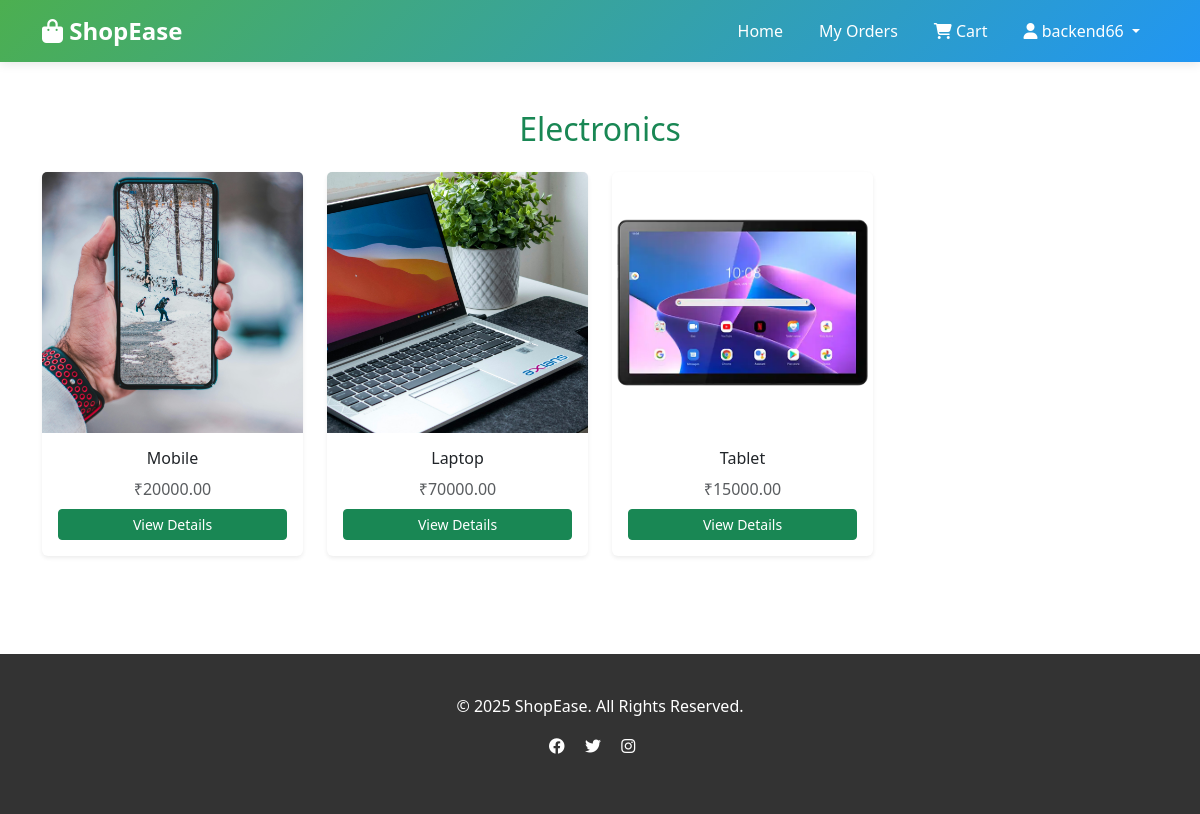
Screenshot of /category/electronics/ (signed in) with the database file from the repository.
### store/models.py (models this page shows, shortened)
class Category(models.Model):
    name = models.CharField(max_length=200)
    slug = models.SlugField(unique=True, blank=True)
    description = models.TextField(blank=True)
    image = models.ImageField(upload_to='categories/', blank=True, null=True)
    created_at = models.DateTimeField(auto_now_add=True)
    class Meta:
        verbose_name_plural = 'Categories'
        ordering = ['name']

class Product(models.Model):
    category = models.ForeignKey(Category, on_delete=models.CASCADE, related_name='products')
    name = models.CharField(max_length=300)
    slug = models.SlugField(unique=True, blank=True)
    description = models.TextField()
    price = models.DecimalField(max_digits=10, decimal_places=2)
    discounted_price = models.DecimalField(max_digits=10, decimal_places=2, blank=True, null=True)
    image = models.ImageField(upload_to='products/')
    stock = models.IntegerField(default=0)
    hsn_code = models.CharField(max_length=20, default='00000000')
    gst_rate = models.DecimalField(max_digits=5, decimal_places=2, default=18.00)
    is_active = models.BooleanField(default=True)
    featured = models.BooleanField(default=False)
    created_at = models.DateTimeField(auto_now_add=True)
    updated_at = models.DateTimeField(auto_now=True)

### store/views.py (the view)
# urls.py: path('category/<slug:slug>/', views.category_view, name='category_view'),
def category_view(request, slug):
    category = get_object_or_404(Category, slug=slug)
    products = Product.objects.filter(category=category, is_active=True)
    context = {
        'category': category,
        'products': products,
    }
    return render(request, 'store/category.html', context)

### store/templates/store/category.html (shortened to what this page needs)
{% extends 'store/base.html' %}
{% block content %}
<div class="container py-5">
  <h2 class="text-center text-success mb-4">{{ category.name }}</h2>
{% if products %}
    <div class="row g-4">
      {% for product in products %}
      <div class="col-md-3 col-sm-6 d-flex align-items-stretch">
        <div class="card shadow-sm border-0 w-100 d-flex flex-column">
          <div class="ratio ratio-1x1">
            <img src="{{ product.image.url }}" class="card-img-top object-fit-cover" alt="{{ product.name }}">
          </div>
          <div class="card-body text-center d-flex flex-column justify-content-between">
            <div>
              <h6 class="card-title text-truncate">{{ product.name }}</h6>
              <p class="text-muted mb-2">₹{{ product.price }}</p>
            </div>
            <a href="{% url 'product_detail' product.slug %}" class="btn btn-sm btn-success mt-auto w-100">
              View Details
            </a>
          </div>
        </div>
      </div>
      {% endfor %}
    </div>
  {% else %}
    <div class="alert alert-info text-center mt-4">
      No products found in this category.
    </div>
  {% endif %}
</div>
{% endblock %}

### store/templates/store/base.html (shortened to what this page needs)
<!DOCTYPE html>
<html lang="en">
<head>
    <link href="https://cdn.jsdelivr.net/npm/bootstrap@5.3.0/dist/css/bootstrap.min.css" rel="stylesheet">
    <link rel="stylesheet" href="https://cdnjs.cloudflare.com/ajax/libs/font-awesome/6.4.0/css/all.min.css">
</head>
<body>
    <nav class="navbar navbar-expand-lg navbar-dark">
        <div class="container">
            <a class="navbar-brand" href="{% url 'home' %}">
                <i class="fas fa-shopping-bag"></i> ShopEase
            </a>
            <div class="collapse navbar-collapse" id="navbarNav">
                <ul class="navbar-nav ms-auto">
                    <li class="nav-item">
                        <a class="nav-link" href="{% url 'home' %}">Home</a>
                    </li>
                    {% if user.is_authenticated %}
                    <li class="nav-item">
                        <a class="nav-link" href="{% url 'my_orders' %}">My Orders</a>
                    </li>
                    {% endif %}
                    <li class="nav-item position-relative">
                        <a class="nav-link" href="{% url 'cart_view' %}">
                            <i class="fas fa-shopping-cart"></i> Cart
                        </a>
                    </li>
                    {% if user.is_authenticated %}
                    <li class="nav-item dropdown">
                        <a class="nav-link dropdown-toggle" href="#" id="userDropdown" role="button" data-bs-toggle="dropdown">
                            <i class="fas fa-user"></i> {{ user.username }}
                        </a>
                    </li>
                    {% endif %}
                </ul>
            </div>
        </div>
    </nav>
    <main>
        {% block content %}{% endblock %}
    </main>
    <footer class="footer">
        <div class="container text-center">
            <p>&copy; 2025 ShopEase. All Rights Reserved.</p>
            <p>
                <a href="#" class="text-white me-3"><i class="fab fa-facebook"></i></a>
                <a href="#" class="text-white me-3"><i class="fab fa-twitter"></i></a>
                <a href="#" class="text-white me-3"><i class="fab fa-instagram"></i></a>
            </p>
        </div>
    </footer>
</body>
</html>

### store/templates/store/base.html (style rules this page uses)
:root { --primary-color: #4CAF50; --secondary-color: #2196F3; --dark-color: #333; }
body { font-family: 'Segoe UI', Tahoma, Geneva, Verdana, sans-serif; }
.navbar { background: linear-gradient(135deg, var(--primary-color), var(--secondary-color)); box-shadow: 0 2px 10px rgba(0,0,0,0.1); }
.navbar-brand { font-weight: bold; font-size: 1.5rem; color: white !important; }
.nav-link { color: white !important; margin: 0 10px; transition: all 0.3s; }
.footer { background: var(--dark-color); color: white; padding: 40px 0; margin-top: 50px; }

### rows the page displays
Category: name "Electronics"
Product: image (picture), name "Mobile", price "20000.00"
Product: image (picture), name "Laptop", price "70000.00"
Product: image (picture), name "Tablet", price "15000.00"

### other values shown
{{ user.username }} "backend66"
